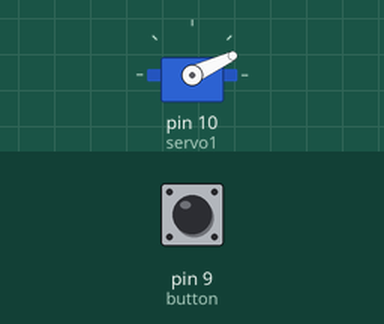
Simulated run of this sketch. Board: Arduino Uno, built with avr-gcc and run on an emulated ATmega328P. Shown: servo. The inputs (shaded band) are chosen by the test bench; at power-on: pin 9 (button) LOW.

Above: at 1.26 s.
1.3 s: pin 9 (button) pulled HIGH for 3.2 s
At 1.7 s:
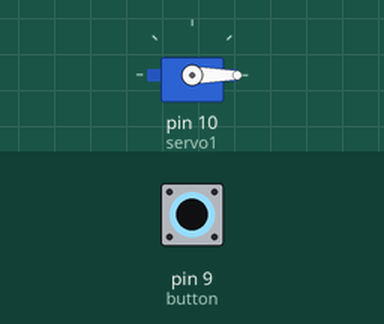
At 6.46 s:
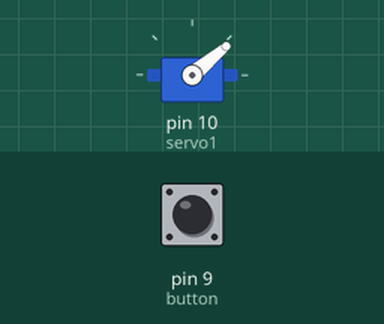
Timing chart, 0 to 15.1 s (numbered marks = the images above; inputs shaded):
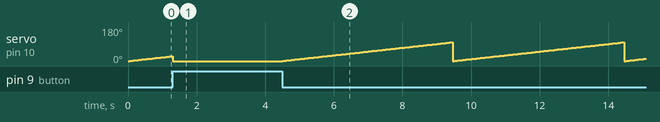

The sketch:

basic1.ino
```cpp
#include <Servo.h>
#include <AFMotor.h>
// Define our servos
Servo servo1;
int button = 9,angle=0;
 // Servo position in degrees
 int serPos = 0;
void setup() {
  // Define servo signal inputs(Digital) PWM 1,2,3
  Serial.begin(9600);

  servo1.attach(10);
   pinMode(button,INPUT);

}
void loop()
{
   for(angle=0;angle<100;angle++)
{
 servo1.write(angle);
 delay(50);
 if(digitalRead(button)==HIGH){break;}
}
//int num_steps=0;
// for(;digitalRead(button)==HIGH;num_steps++)
// {
//    motor1.step(1,FORWARD,SINGLE);
//    motor2.step(1,FORWARD,SINGLE);
//    //trimmer on
//   }
// if(digitalRead(button)==HIGH)
// { angle=0;
//  servo1.write(angle);
//  for(;num_steps>0;num_steps--)
//    {
//      motor1.step(1,BACKWARD,SINGLE);
//      motor2.step(1,BACKWARD,SINGLE);
//    }
// }


}
```
